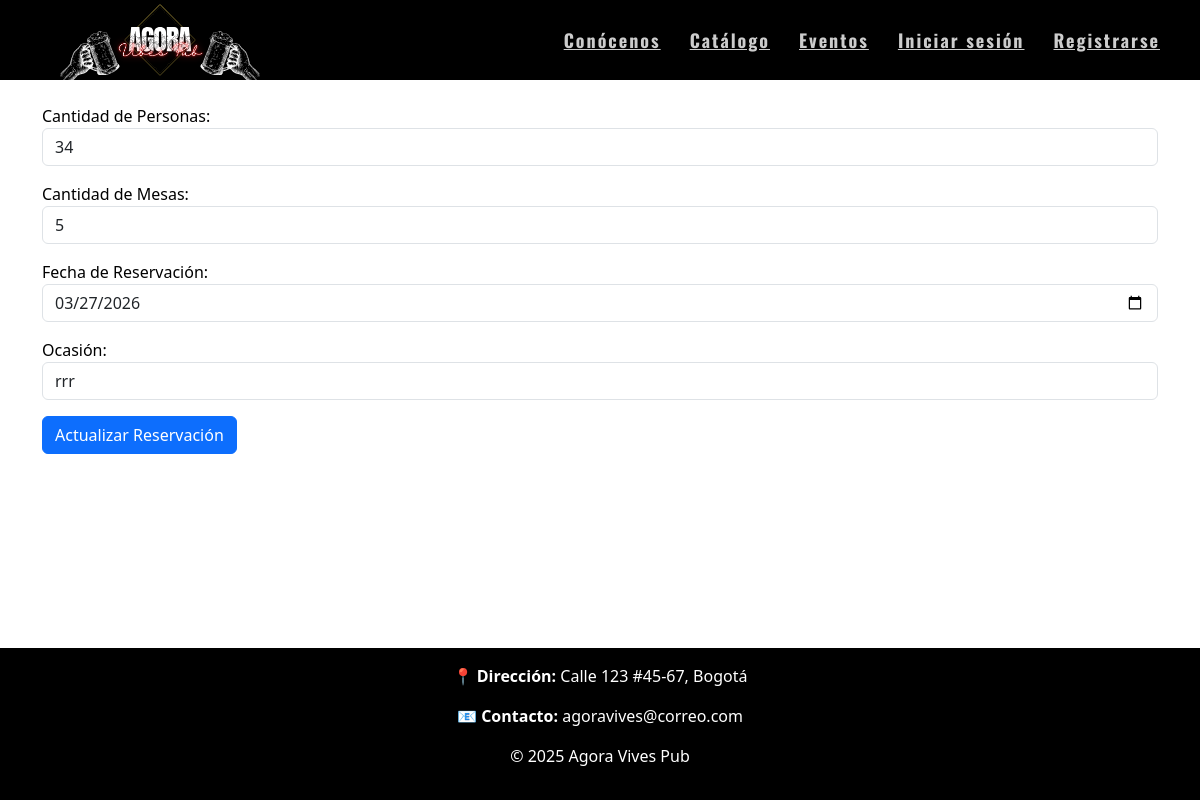
The page /reservacion/editar/1/ on the database its author committed.
### ReservacionApp/models.py (models this page shows, shortened)
class Reservacion(models.Model):
    user= models.ForeignKey(settings.AUTH_USER_MODEL, on_delete=models.CASCADE, verbose_name='Usuario')
    cantidad_personas= models.IntegerField(verbose_name='Cantidad de Personas')
    cantidad_mesas= models.IntegerField(verbose_name='Cantidad de Mesas')
    fecha_reservacion= models.DateField(verbose_name='Fecha de Reservación')
    ocasion= models.CharField(max_length=100, null=True, blank=True, verbose_name='Ocasión')

### ReservacionApp/views.py (the view)
# urls.py: path('editar/<int:id>/', views.editar_reserva, name='editar_reserva'),
def editar_reserva(request, id):
    reservacion = get_object_or_404(models.Reservacion, id=id)
    if request.method == "POST":
        form = ReservacionForm(request.POST, instance=reservacion)
        if form.is_valid():
            form.save()
            return redirect("reservacion")
    else:
        form = ReservacionForm(instance=reservacion)
    return render(request, "editar_reserva.html", {"form": form})

### ReservacionApp/templates/editar_reserva.html (shortened to what this page needs)
{% extends "base.html" %}
{% block content %}
<form method="POST">
    {{ form.as_p }}
    <button type="submit" class="btn btn-primary">
        Actualizar Reservación
    </button>
</form>
{% endblock %}

### AgoraVibesApp/static/css/miapp.css (style rules this page uses)
body { background-color: #ffffff; color: #000; }

### rows shown on the page
Reservacion: cantidad_personas "34", cantidad_mesas "5", fecha_reservacion "03/27/2026", ocasion "rrr"
